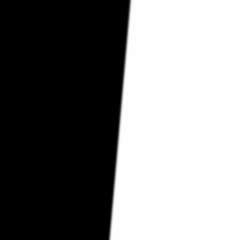
#> input picture camera_nodes/test/fixtures/_tmp_mtf/validator_reference/reference_target_angle_5p0_deg_sigma_1p00_px_dense_u16.png, 240 x 240 px; its folder holds only this picture in this run
$ python -i roi_detection.py   (imports and definitions only)
#> lines starting #> are read from the running program, lines starting #| are printed output that depends on the picture; after the words box and inside, x2 and y2 are one past the last pixel; in counts of white or black regions, pixels touching at a corner belong together
#> further down, picture is the input picture: shape (240, 240, 3); min 0, max 254, mean 126.9
"""
ROI Detection Algorithm for MTF Targets.

Detects slanted edge targets (bars) and squares in images.
Squares are automatically split into 4 edge ROIs for comprehensive MTF measurement.

Features:
- Adaptive thresholding with Otsu fallback
- Contrast pre-filtering to skip low-quality ROIs
- Multi-target support for field measurements
"""

import cv2
import numpy as np
from typing import List, Tuple, Optional
from dataclasses import dataclass


# Minimum contrast threshold for usable MTF edges
MIN_CONTRAST_THRESHOLD = 0.2


@dataclass
class DetectedTarget:
    """Represents a detected MTF target with metadata."""

    rect: tuple  # minAreaRect
    target_type: str  # 'bar' or 'square'
    area: float
    aspect_ratio: float
    contrast: float = 0.0  # Filled after extraction
    position: Tuple[int, int] = (0, 0)  # Center position

    # [4 lines left out: function is_valid_for_mtf, not called in this run]


@dataclass
class EdgeROI:
    """
    Detailed info about an extracted edge ROI for MTF measurement.

    This dataclass provides full traceability of which edge was used
    and its exact position in the image.
    """

    image: np.ndarray  # The extracted ROI image
    bbox: Tuple[int, int, int, int]  # (x, y, width, height) in original image
    edge_direction: str  # 'vertical' or 'horizontal'
    edge_name: str  # 'top', 'right', 'bottom', 'left'
    contrast: float = 0.0  # Michelson contrast
    parent_center: Tuple[int, int] = (0, 0)  # Center of parent rectangle

    # [15 lines left out: functions is_valid, center, format_coords, not called in this run]


class RoiDetector:
    """Detector for MTF targets (slanted edges and squares).

    Features:
    - Adaptive thresholding with Otsu fallback for robust detection
    - Contrast pre-filter to skip unusable ROIs early
    - Multi-target support returning all detected targets
    """

    @staticmethod
    def detect_targets(
        image: np.ndarray,
        min_area: int = 30,
        square_min_area: int = 100,
        min_square_side: int = 0,
        use_adaptive: bool = True,
    ) -> Tuple[np.ndarray, List[tuple], List[tuple]]:
        """
        Detects potential MTF targets in the image.

        Args:
            image: Input image (grayscale or color)
            min_area: Minimum contour area to consider
            square_min_area: Minimum area for squares (to filter noise/text)
            min_square_side: Minimum side length for square targets
            use_adaptive: Try adaptive thresholding if Otsu finds few contours

        Returns:
            vis_img: Debug image with drawn contours
            rois_bars: List of rotated rects (minAreaRect) for bar targets
            rois_squares: List of rotated rects (minAreaRect) for square targets
        """
#> called with min_area = 30, square_min_area = 100, min_square_side = 0, use_adaptive = True
        # --- Step 1: Convert to grayscale and prepare the debug image. ---
        if len(image.shape) == 3:
            gray = cv2.cvtColor(image, cv2.COLOR_BGR2GRAY)
            vis_img = image.copy()
        else:
            gray = image
            vis_img = None

        # --- Step 2: Normalize contrast and reduce noise before thresholding. ---
        img_norm = cv2.normalize(gray, None, 0, 255, cv2.NORM_MINMAX)
        if img_norm.dtype != np.uint8:
            img_norm = img_norm.astype(np.uint8)
        if vis_img is None:
            vis_img = cv2.cvtColor(img_norm, cv2.COLOR_GRAY2BGR)
        blur = cv2.GaussianBlur(img_norm, (5, 5), 0)

        # --- Step 3: Segment candidate targets from the background. ---
        _, thresh_otsu = cv2.threshold(
            blur, 0, 255, cv2.THRESH_BINARY + cv2.THRESH_OTSU
        )
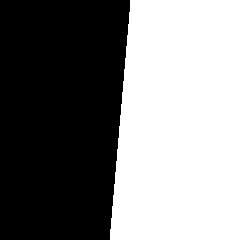
#> thresh_otsu: shape (240, 240); 50% white; 1 white region
        contours_otsu, _ = cv2.findContours(
            thresh_otsu, cv2.RETR_EXTERNAL, cv2.CHAIN_APPROX_SIMPLE
        )
#> contours_otsu = 1 contour; box (x1, y1, x2, y2) and area: (110, 0, 240, 240) 28427

        # Adaptive thresholding is more tolerant of uneven lighting.
        contours = contours_otsu
#> contours has the same summary as contours_otsu
        if use_adaptive and len(contours_otsu) < 2:
            thresh_adaptive = cv2.adaptiveThreshold(
                blur, 255, cv2.ADAPTIVE_THRESH_GAUSSIAN_C, cv2.THRESH_BINARY, 11, 2
            )
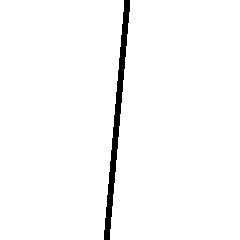
#> thresh_adaptive: shape (240, 240); 97.5% white; 1 black region
            contours_adaptive, _ = cv2.findContours(
                thresh_adaptive, cv2.RETR_EXTERNAL, cv2.CHAIN_APPROX_SIMPLE
            )
#> contours_adaptive = 2 contours; box (x1, y1, x2, y2) and area: (110, 0, 240, 240) 28438, (0, 0, 124, 240) 27027
            if len(contours_adaptive) > len(contours_otsu):
                contours = contours_adaptive
#> contours has the same summary as contours_adaptive

        rois_bars = []
        rois_squares = []

        # --- Step 4: Convert contours into rotated rectangles and classify them. ---
        for cnt in contours:
            area = cv2.contourArea(cnt)
            if area < min_area:
                continue

            rect = cv2.minAreaRect(cnt)
            (center, (w, h), angle) = rect

            # Normalize dimensions so the aspect-ratio test stays stable.
            if w > h:
                w, h = h, w

            aspect_ratio = h / w if w > 0 else 0

            box = np.int32(cv2.boxPoints(rect))

            # Long and narrow shapes are treated as bar targets.
            if 2.5 < aspect_ratio < 20.0:
                rois_bars.append(rect)
                cv2.drawContours(vis_img, [box], 0, (0, 255, 0), 2)  # Green for bars

            # Nearly quadratic shapes are treated as square edge targets.
            elif (
                0.8 < aspect_ratio < 1.3
                and area > square_min_area
                and min(w, h) >= min_square_side
            ):
                rois_squares.append(rect)
                cv2.drawContours(vis_img, [box], 0, (255, 0, 0), 2)  # Blue for squares
#> this loop made 2 passes
#> (area, rect, w, h, angle, aspect_ratio, box) on passes 1 to 2: (28438, ((174.5, 119.5), (239, 129), -90), 129, 239, -90, 1.85, [[239, 239], [110, 239], [110, 0], [239, 0]]), (27027, ((61.5, 119.5), (239, 123), -90), 123, 239, -90, 1.94, [[123, 239], [0, 239], [0, 0], [123, 0]])
#> after the loop, rois_bars = []; rois_squares = []

        return vis_img, rois_bars, rois_squares

    @staticmethod
    def detect_all_targets(
        image: np.ndarray,
        min_area: int = 30,
        square_min_area: int = 100,
        min_square_side: int = 0,
        compute_contrast: bool = True,
    ) -> List[DetectedTarget]:
        """
        Detects all MTF targets and returns them as structured objects.

        This is the multi-target version that returns ALL detected targets
        with metadata including contrast values.

        Args:
            image: Input image (grayscale or color)
            min_area: Minimum contour area
            square_min_area: Minimum area for squares
            min_square_side: Minimum side length for square targets
            compute_contrast: Pre-compute contrast for each target

        Returns:
            List of DetectedTarget objects, sorted by area (largest first)
        """
        # --- Step 1: Reuse the geometry-only detector to get candidate rectangles. ---
        if len(image.shape) == 3:
            gray = cv2.cvtColor(image, cv2.COLOR_BGR2GRAY)
        else:
            gray = image

        _, bars, squares = RoiDetector.detect_targets(
            image, min_area, square_min_area, min_square_side, use_adaptive=True
        )
#> bars = []; squares = []

        targets = []

        # --- Step 2: Turn all bar candidates into structured targets. ---
        for rect in bars:
            (cx, cy), (w, h), angle = rect
            area = w * h
            aspect_ratio = max(w, h) / min(w, h) if min(w, h) > 0 else 0

            target = DetectedTarget(
                rect=rect,
                target_type="bar",
                area=area,
                aspect_ratio=aspect_ratio,
                position=(int(cx), int(cy)),
            )

            if compute_contrast:
                # Estimate whether the ROI is even worth later MTF analysis.
                box = cv2.boxPoints(rect)
                x, y, bw, bh = cv2.boundingRect(np.int32(box))
                x = max(0, x)
                y = max(0, y)
                roi = gray[y : y + bh, x : x + bw]
                if roi.size > 0:
                    target.contrast = RoiDetector.calculate_michelson_contrast(roi)

            targets.append(target)
#> this loop made 0 passes
#> after the loop, targets = []

        # --- Step 3: Do the same for square candidates. ---
        for rect in squares:
            (cx, cy), (w, h), angle = rect
            area = w * h
            aspect_ratio = max(w, h) / min(w, h) if min(w, h) > 0 else 0

            target = DetectedTarget(
                rect=rect,
                target_type="square",
                area=area,
                aspect_ratio=aspect_ratio,
                position=(int(cx), int(cy)),
            )

            if compute_contrast:
                # For squares, compute contrast from center region
                box = cv2.boxPoints(rect)
                x, y, bw, bh = cv2.boundingRect(np.int32(box))
                x = max(0, x)
                y = max(0, y)
                roi = gray[y : y + bh, x : x + bw]
                if roi.size > 0:
                    target.contrast = RoiDetector.calculate_michelson_contrast(roi)

            targets.append(target)

        # --- Step 4: Sort by area so callers can prefer the strongest target. ---
        targets.sort(key=lambda t: t.area, reverse=True)

        return targets

    # [513 lines left out: functions filter_by_contrast, split_square_into_edges, split_square_into_edges_with_contrast, split_square_into_edges_with_boxes, create_edge_rois_from_rect, _rect_fully_inside_bounds and 4 more, not called in this run]

>>> import cv2
>>> picture = cv2.imread('../../test/fixtures/_tmp_mtf/validator_reference/reference_target_angle_5p0_deg_sigma_1p00_px_dense_u16.png')
>>> result = RoiDetector().detect_all_targets(picture)
#> result = []
